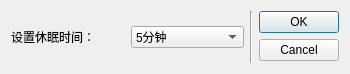
<?xml version="1.0" encoding="UTF-8"?>
<ui version="4.0">
 <class>SleepTimeDialog</class>
 <widget class="QDialog" name="SleepTimeDialog">
  <property name="geometry">
   <rect>
    <x>0</x>
    <y>0</y>
    <width>350</width>
    <height>74</height>
   </rect>
  </property>
  <property name="windowTitle">
   <string>Dialog</string>
  </property>
  <layout class="QHBoxLayout" name="horizontalLayout">
   <item>
    <widget class="QLabel" name="label">
     <property name="text">
      <string>设置休眠时间：</string>
     </property>
    </widget>
   </item>
   <item>
    <widget class="QComboBox" name="comboBox">
     <item>
      <property name="text">
       <string>5分钟</string>
      </property>
     </item>
     <item>
      <property name="text">
       <string>10分钟</string>
      </property>
     </item>
     <item>
      <property name="text">
       <string>20分钟</string>
      </property>
     </item>
     <item>
      <property name="text">
       <string>30分钟</string>
      </property>
     </item>
     <item>
      <property name="text">
       <string>1小时</string>
      </property>
     </item>
     <item>
      <property name="text">
       <string>2小时</string>
      </property>
     </item>
     <item>
      <property name="text">
       <string>4小时</string>
      </property>
     </item>
     <item>
      <property name="text">
       <string>从不</string>
      </property>
     </item>
    </widget>
   </item>
   <item>
    <widget class="Line" name="line">
     <property name="orientation">
      <enum>Qt::Vertical</enum>
     </property>
    </widget>
   </item>
   <item>
    <widget class="QDialogButtonBox" name="buttonBox">
     <property name="orientation">
      <enum>Qt::Vertical</enum>
     </property>
     <property name="standardButtons">
      <set>QDialogButtonBox::Cancel|QDialogButtonBox::Ok</set>
     </property>
    </widget>
   </item>
  </layout>
 </widget>
 <resources/>
 <connections>
  <connection>
   <sender>buttonBox</sender>
   <signal>accepted()</signal>
   <receiver>SleepTimeDialog</receiver>
   <slot>accept()</slot>
   <hints>
    <hint type="sourcelabel">
     <x>248</x>
     <y>254</y>
    </hint>
    <hint type="destinationlabel">
     <x>157</x>
     <y>274</y>
    </hint>
   </hints>
  </connection>
  <connection>
   <sender>buttonBox</sender>
   <signal>rejected()</signal>
   <receiver>SleepTimeDialog</receiver>
   <slot>reject()</slot>
   <hints>
    <hint type="sourcelabel">
     <x>316</x>
     <y>260</y>
    </hint>
    <hint type="destinationlabel">
     <x>286</x>
     <y>274</y>
    </hint>
   </hints>
  </connection>
 </connections>
</ui>
